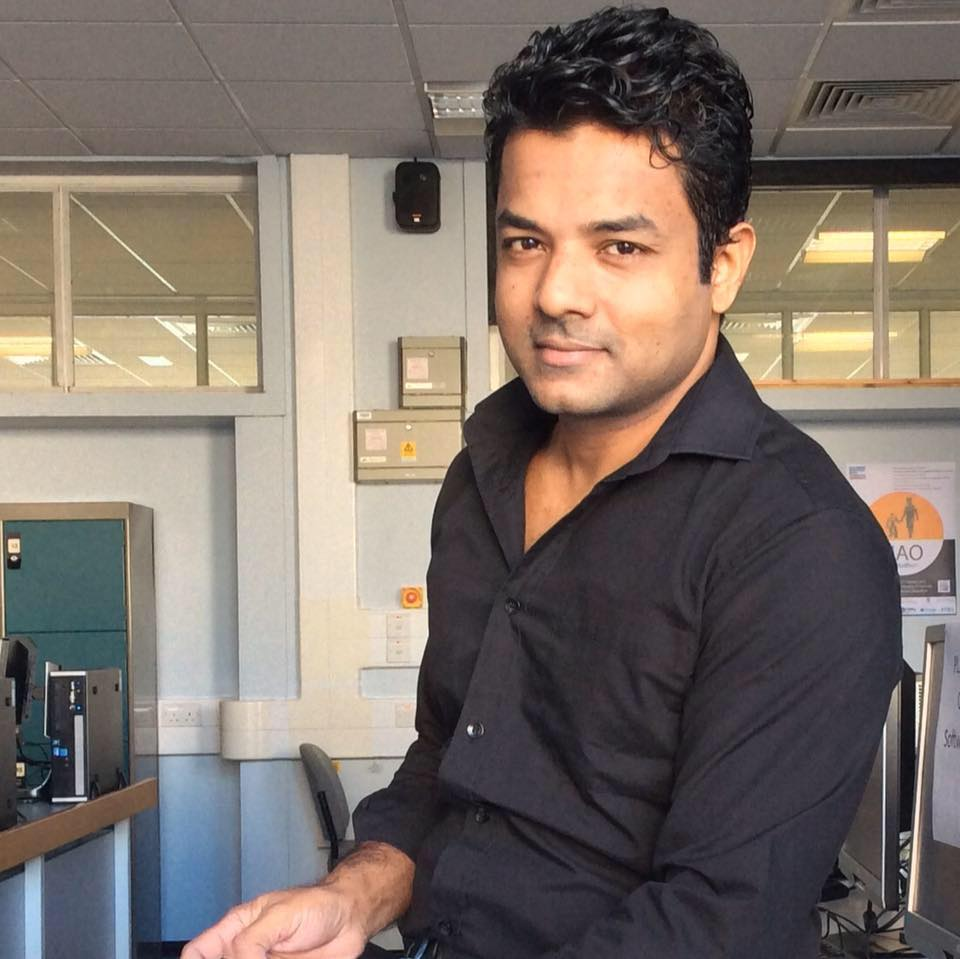
#> input picture Python/Me.jpg, 960 x 959 px
$ python Rotate.py
#> lines starting #> are read from the running program, lines starting #| are printed output that depends on the picture
### Python/NameFind.py
#     ----------- FUNCTION TO READ THE FILE AND ADD THE NAMES AND IDs IN TO TUPLES

import cv2
import math

face = cv2.CascadeClassifier('Haar/haarcascade_frontalcatface.xml')
glass_cas = cv2.CascadeClassifier('Haar/haarcascade_eye_tree_eyeglasses.xml')

WHITE = [255, 255, 255]

def FileRead():
    Info = open("Names.txt", "r")                       # Open th text file in readmode
#> (reads Python/Names.txt from the repository)
    NAME = []                                           # The tuple to store Names
    while (True):                                       # Read all the lines in the file and store them in two tuples
        Line = Info.readline()
        if Line == '':
            break
        NAME.append (Line.split(",")[1].rstrip())

    return NAME                                     # Return the two tuples

Names = FileRead()                                 # Run the above Function to get the ID and Names Tuple

#     ------------------- FUNCTION TO FIND THE NAME  -----------------------------------------------------------


# [98 lines left out: functions ID2Name, AddName, DispID, draw_box, DispID2, DispID3, not called in this run]


def DrawBox(Image, x, y, w, h):
    cv2.rectangle(Image, (x, y), (x + w, y + h), (255, 255, 255), 1)     # Draw a rectangle arround the face

# ----------------------------- THIS FUNCTION TAKES IN SPEC CASCADE, FACE CASCADE AND AN IMAGE
# ------------------------- IT RETURNS A CROPPED FACE AND IF POSSIBLE STRAIGHTENS THE TILT OF THE HEAD


# [25 lines left out: function DetectEyes, not called in this run]

### Python/Rotate.py
# ---------- THIS IS USED TO CAPTURE STORE THE PHOTOS TO TRAIN THE FACE RECOGNITION SYSTEMS ---------
#                             CREATED BY LAHIRU DINALANKARA - AKA SPIKE
#----------------------------------------------------------------------------------------------------

import cv2                  #   Importing the opencv
import numpy as np          #   Import Numarical Python
import NameFind
WHITE = [255, 255, 255]

#   import the Haar cascades for face ditection

img = cv2.imread('Me.jpg',0)
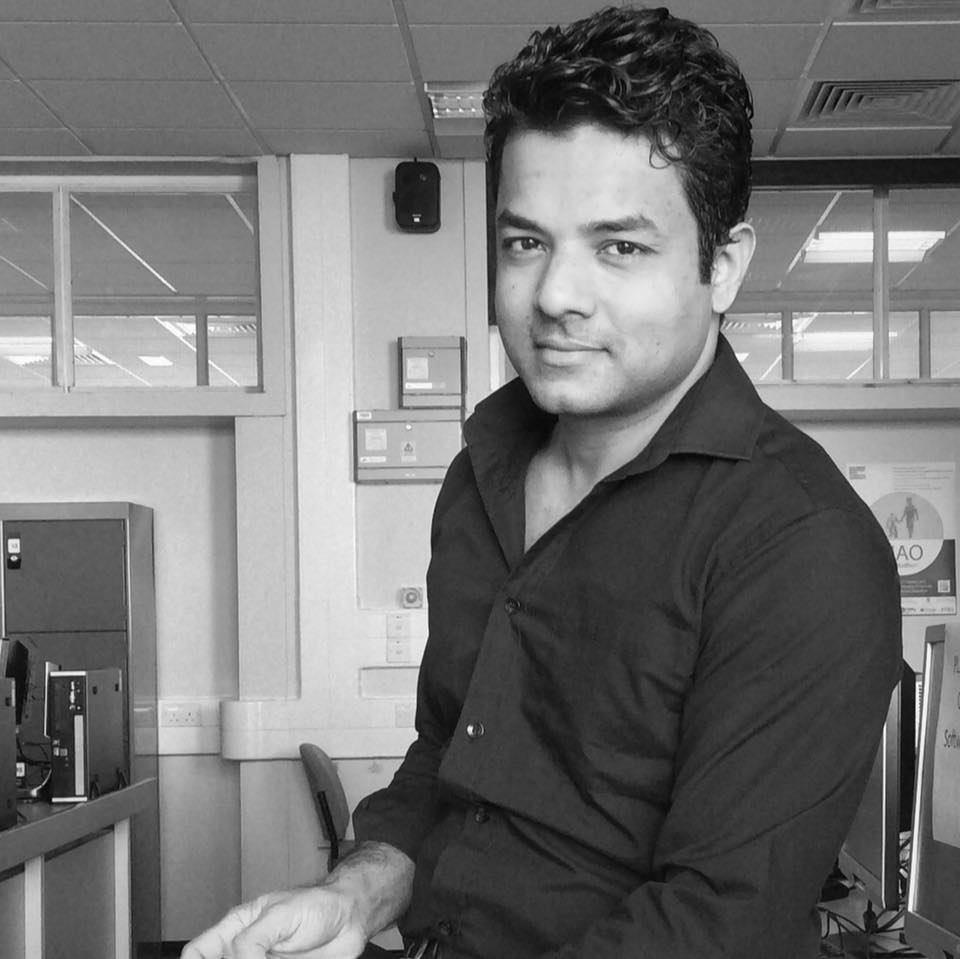
#> img: shape (959, 960); min 0, max 255, mean 115.3
rows,cols = img.shape
#> rows = 959; cols = 960

M = cv2.getRotationMatrix2D((cols/2,rows/2),20,1)
dst = cv2.warpAffine(img,M,(cols,rows))
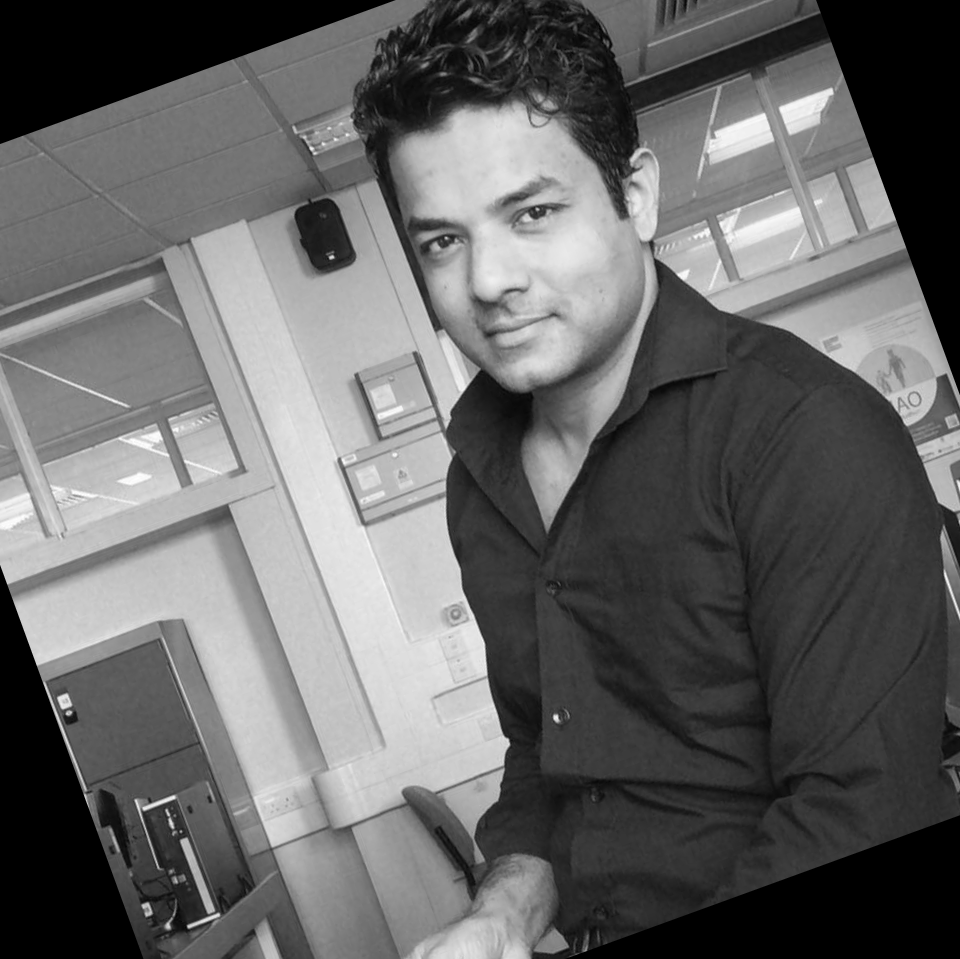
#> dst: shape (959, 960); min 0, max 255, mean 101.9

cv2.imshow('Face Recognition System Capture Faces', dst)       #   Show the video

cv2.waitKey(0)

cv2.destroyAllWindows()
